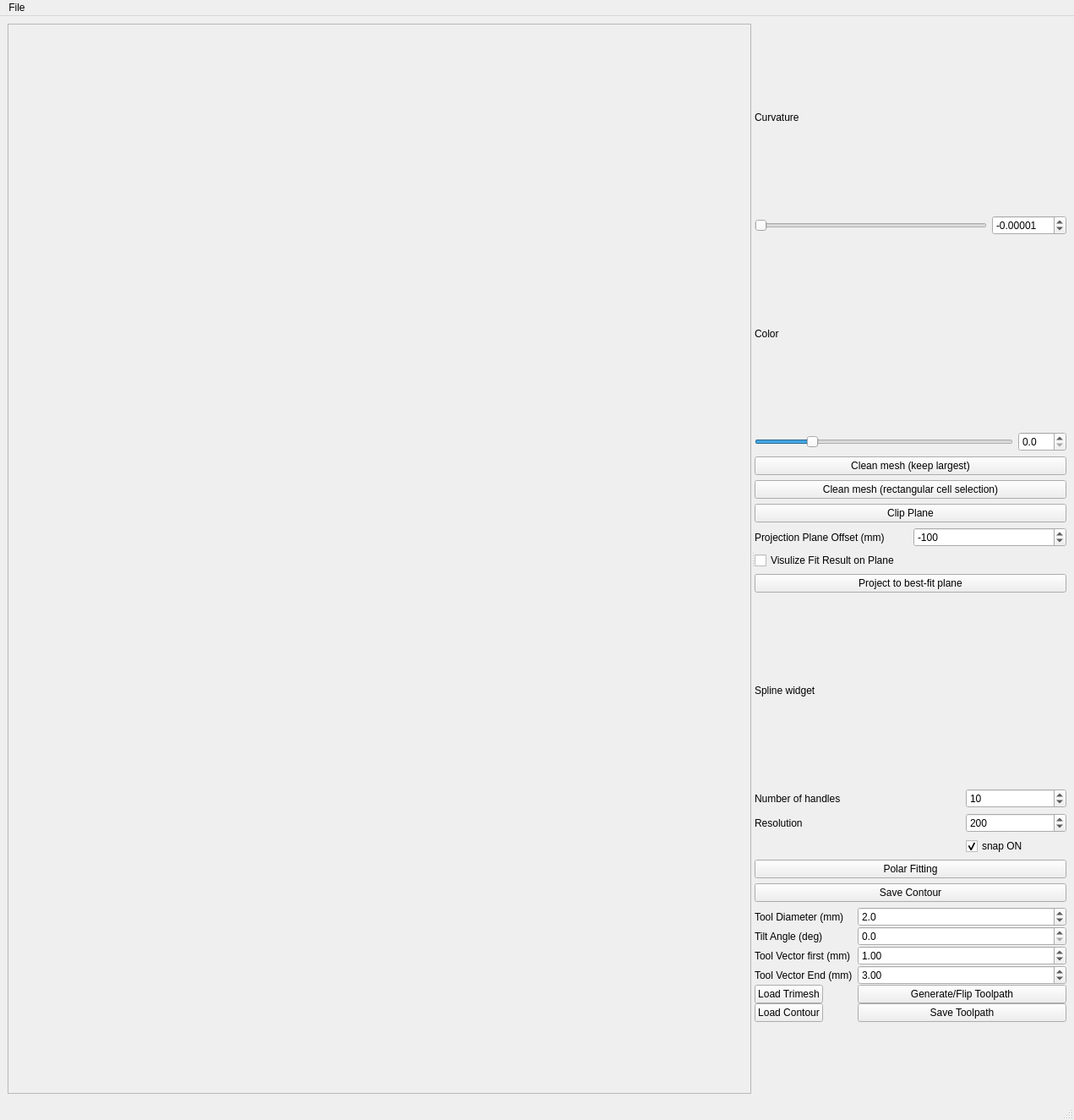
<?xml version="1.0" encoding="UTF-8"?>
<ui version="4.0">
 <class>MainWindow</class>
 <widget class="QMainWindow" name="MainWindow">
  <property name="geometry">
   <rect>
    <x>0</x>
    <y>0</y>
    <width>1271</width>
    <height>1325</height>
   </rect>
  </property>
  <property name="windowTitle">
   <string>Parameters Tuning</string>
  </property>
  <widget class="QWidget" name="centralwidget">
   <layout class="QHBoxLayout" name="horizontalLayout_4">
    <item>
     <widget class="QSplitter" name="splitter">
      <property name="orientation">
       <enum>Qt::Horizontal</enum>
      </property>
      <widget class="QFrame" name="vtk_frame">
       <property name="sizePolicy">
        <sizepolicy hsizetype="Minimum" vsizetype="Preferred">
         <horstretch>0</horstretch>
         <verstretch>0</verstretch>
        </sizepolicy>
       </property>
       <property name="minimumSize">
        <size>
         <width>600</width>
         <height>0</height>
        </size>
       </property>
       <property name="frameShape">
        <enum>QFrame::StyledPanel</enum>
       </property>
       <property name="frameShadow">
        <enum>QFrame::Raised</enum>
       </property>
      </widget>
      <widget class="QWidget" name="layoutWidget">
       <layout class="QVBoxLayout" name="verticalLayout">
        <item>
         <widget class="QLabel" name="label_curvature">
          <property name="text">
           <string>Curvature</string>
          </property>
         </widget>
        </item>
        <item>
         <layout class="QHBoxLayout" name="horizontalLayout">
          <item>
           <widget class="QSlider" name="horizontalSlider_curvature">
            <property name="minimum">
             <number>0</number>
            </property>
            <property name="maximum">
             <number>100</number>
            </property>
            <property name="orientation">
             <enum>Qt::Horizontal</enum>
            </property>
           </widget>
          </item>
          <item>
           <widget class="QDoubleSpinBox" name="doubleSpinBox_curvature">
            <property name="decimals">
             <number>5</number>
            </property>
            <property name="minimum">
             <double>-100.000000000000000</double>
            </property>
            <property name="maximum">
             <double>100.000000000000000</double>
            </property>
            <property name="singleStep">
             <double>0.000010000000000</double>
            </property>
            <property name="value">
             <double>-0.000010000000000</double>
            </property>
           </widget>
          </item>
         </layout>
        </item>
        <item>
         <widget class="QLabel" name="label_color">
          <property name="text">
           <string>Color</string>
          </property>
         </widget>
        </item>
        <item>
         <layout class="QHBoxLayout" name="horizontalLayout_2">
          <item>
           <widget class="QSlider" name="horizontalSlider_color">
            <property name="minimum">
             <number>200</number>
            </property>
            <property name="maximum">
             <number>440</number>
            </property>
            <property name="value">
             <number>250</number>
            </property>
            <property name="orientation">
             <enum>Qt::Horizontal</enum>
            </property>
            <property name="invertedControls">
             <bool>false</bool>
            </property>
            <property name="tickPosition">
             <enum>QSlider::NoTicks</enum>
            </property>
           </widget>
          </item>
          <item>
           <widget class="QDoubleSpinBox" name="doubleSpinBox_color">
            <property name="decimals">
             <number>1</number>
            </property>
            <property name="maximum">
             <double>100.000000000000000</double>
            </property>
           </widget>
          </item>
         </layout>
        </item>
        <item>
         <widget class="QPushButton" name="pushButton_keep_largest">
          <property name="text">
           <string>Clean mesh (keep largest)</string>
          </property>
         </widget>
        </item>
        <item>
         <widget class="QPushButton" name="pushButton_cell_picking">
          <property name="text">
           <string>Clean mesh (rectangular cell selection)</string>
          </property>
         </widget>
        </item>
        <item>
         <widget class="QPushButton" name="pushButton_clip_plane">
          <property name="text">
           <string>Clip Plane</string>
          </property>
         </widget>
        </item>
        <item>
         <layout class="QHBoxLayout" name="horizontalLayout_3">
          <item>
           <widget class="QLabel" name="label_plane_offset">
            <property name="text">
             <string>Projection Plane Offset (mm)</string>
            </property>
           </widget>
          </item>
          <item>
           <widget class="QSpinBox" name="spinBox_plane_offset">
            <property name="minimum">
             <number>-1000</number>
            </property>
            <property name="maximum">
             <number>10000</number>
            </property>
            <property name="value">
             <number>-100</number>
            </property>
           </widget>
          </item>
         </layout>
        </item>
        <item>
         <widget class="QCheckBox" name="checkBox_visulize_on_plane">
          <property name="text">
           <string>Visulize Fit Result on Plane</string>
          </property>
         </widget>
        </item>
        <item>
         <widget class="QPushButton" name="pushButton_project_to_plane">
          <property name="text">
           <string>Project to best-fit plane</string>
          </property>
         </widget>
        </item>
        <item>
         <widget class="QLabel" name="label_spline_widget">
          <property name="text">
           <string>Spline widget</string>
          </property>
         </widget>
        </item>
        <item>
         <layout class="QGridLayout" name="gridLayout">
          <item row="0" column="2">
           <widget class="QSpinBox" name="spinBox_spline_n_handles">
            <property name="value">
             <number>10</number>
            </property>
           </widget>
          </item>
          <item row="1" column="0" colspan="2">
           <widget class="QLabel" name="label_spline_n_handles_2">
            <property name="text">
             <string>Resolution</string>
            </property>
           </widget>
          </item>
          <item row="0" column="0" colspan="2">
           <widget class="QLabel" name="label_spline_n_handles">
            <property name="text">
             <string>Number of handles</string>
            </property>
           </widget>
          </item>
          <item row="1" column="2">
           <widget class="QSpinBox" name="spinBox_spline_resolution">
            <property name="maximum">
             <number>1000</number>
            </property>
            <property name="value">
             <number>200</number>
            </property>
           </widget>
          </item>
          <item row="2" column="2">
           <widget class="QCheckBox" name="checkBox_snap_on">
            <property name="text">
             <string>snap ON</string>
            </property>
            <property name="checked">
             <bool>true</bool>
            </property>
           </widget>
          </item>
         </layout>
        </item>
        <item>
         <widget class="QPushButton" name="pushButton_polar_fitting">
          <property name="text">
           <string>Polar Fitting</string>
          </property>
         </widget>
        </item>
        <item>
         <widget class="QPushButton" name="pushButton_save_contour">
          <property name="text">
           <string>Save Contour</string>
          </property>
         </widget>
        </item>
        <item>
         <layout class="QFormLayout" name="formLayout">
          <property name="horizontalSpacing">
           <number>6</number>
          </property>
          <property name="verticalSpacing">
           <number>0</number>
          </property>
          <item row="0" column="0">
           <widget class="QLabel" name="label_tool_diameter">
            <property name="text">
             <string>Tool Diameter (mm)</string>
            </property>
           </widget>
          </item>
          <item row="0" column="1">
           <widget class="QDoubleSpinBox" name="doubleSpinBox_tool_diameter">
            <property name="decimals">
             <number>1</number>
            </property>
            <property name="maximum">
             <double>50.000000000000000</double>
            </property>
            <property name="value">
             <double>2.000000000000000</double>
            </property>
           </widget>
          </item>
          <item row="1" column="0">
           <widget class="QLabel" name="label_tilt_angle">
            <property name="text">
             <string>Tilt Angle (deg)</string>
            </property>
           </widget>
          </item>
          <item row="1" column="1">
           <widget class="QDoubleSpinBox" name="doubleSpinBox_tilt_angle">
            <property name="decimals">
             <number>1</number>
            </property>
            <property name="maximum">
             <double>90.000000000000000</double>
            </property>
            <property name="value">
             <double>0.000000000000000</double>
            </property>
           </widget>
          </item>
          <item row="4" column="1">
           <widget class="QPushButton" name="pushButton_generate_toolpath">
            <property name="text">
             <string>Generate/Flip Toolpath</string>
            </property>
           </widget>
          </item>
          <item row="8" column="1">
           <widget class="QPushButton" name="pushButton_save_toolpath">
            <property name="text">
             <string>Save Toolpath</string>
            </property>
           </widget>
          </item>
          <item row="8" column="0">
           <widget class="QPushButton" name="pushButton_load_contour">
            <property name="text">
             <string>Load Contour</string>
            </property>
           </widget>
          </item>
          <item row="2" column="1">
           <widget class="QDoubleSpinBox" name="doubleSpinBox_tool_vector_first">
            <property name="singleStep">
             <double>0.100000000000000</double>
            </property>
            <property name="value">
             <double>1.000000000000000</double>
            </property>
           </widget>
          </item>
          <item row="2" column="0">
           <widget class="QLabel" name="label">
            <property name="text">
             <string>Tool Vector first (mm)</string>
            </property>
           </widget>
          </item>
          <item row="3" column="1">
           <widget class="QDoubleSpinBox" name="doubleSpinBox_tool_vector_second">
            <property name="singleStep">
             <double>0.100000000000000</double>
            </property>
            <property name="value">
             <double>3.000000000000000</double>
            </property>
           </widget>
          </item>
          <item row="3" column="0">
           <widget class="QLabel" name="label_2">
            <property name="text">
             <string>Tool Vector End (mm)</string>
            </property>
           </widget>
          </item>
          <item row="4" column="0">
           <widget class="QPushButton" name="pushButton_load_trimesh">
            <property name="text">
             <string>Load Trimesh</string>
            </property>
           </widget>
          </item>
         </layout>
        </item>
       </layout>
      </widget>
     </widget>
    </item>
   </layout>
  </widget>
  <widget class="QMenuBar" name="menubar">
   <property name="geometry">
    <rect>
     <x>0</x>
     <y>0</y>
     <width>1271</width>
     <height>39</height>
    </rect>
   </property>
   <widget class="QMenu" name="menuFile">
    <property name="title">
     <string>File</string>
    </property>
    <addaction name="load_mesh_action"/>
   </widget>
   <addaction name="menuFile"/>
  </widget>
  <widget class="QStatusBar" name="statusbar"/>
  <action name="load_mesh_action">
   <property name="text">
    <string>Load Defect Mesh</string>
   </property>
  </action>
 </widget>
 <resources/>
 <connections/>
</ui>
